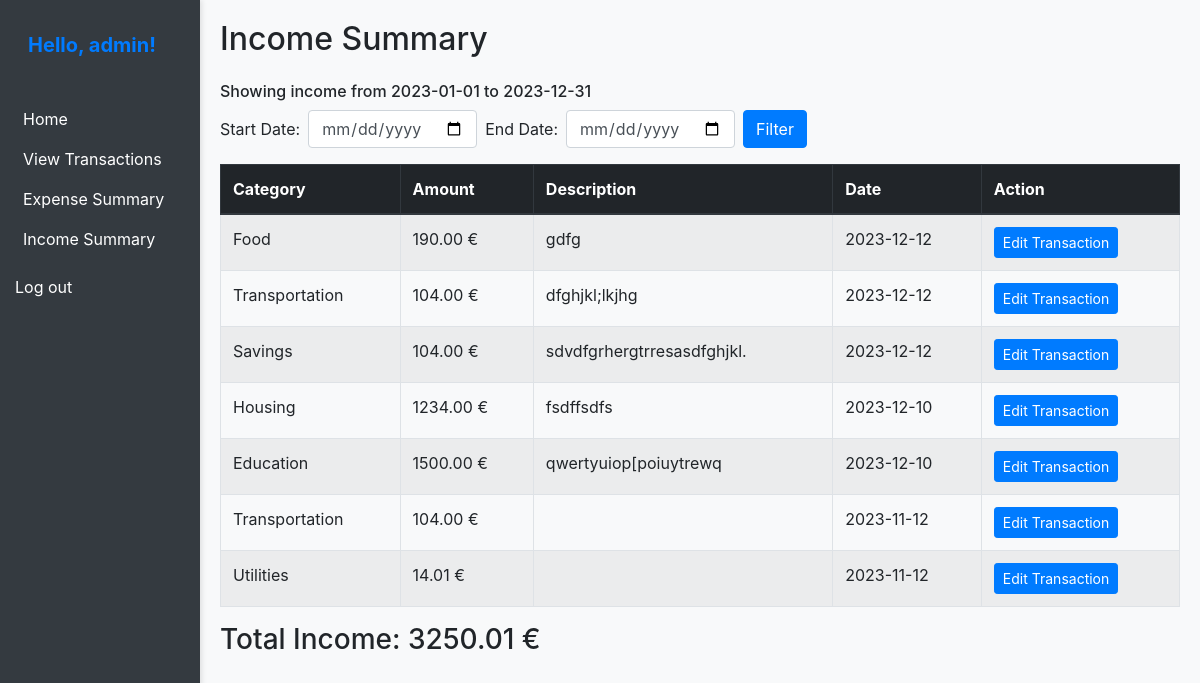
/expense_tracker/income_summary/ (signed in), run on an earlier commit of the app's database.
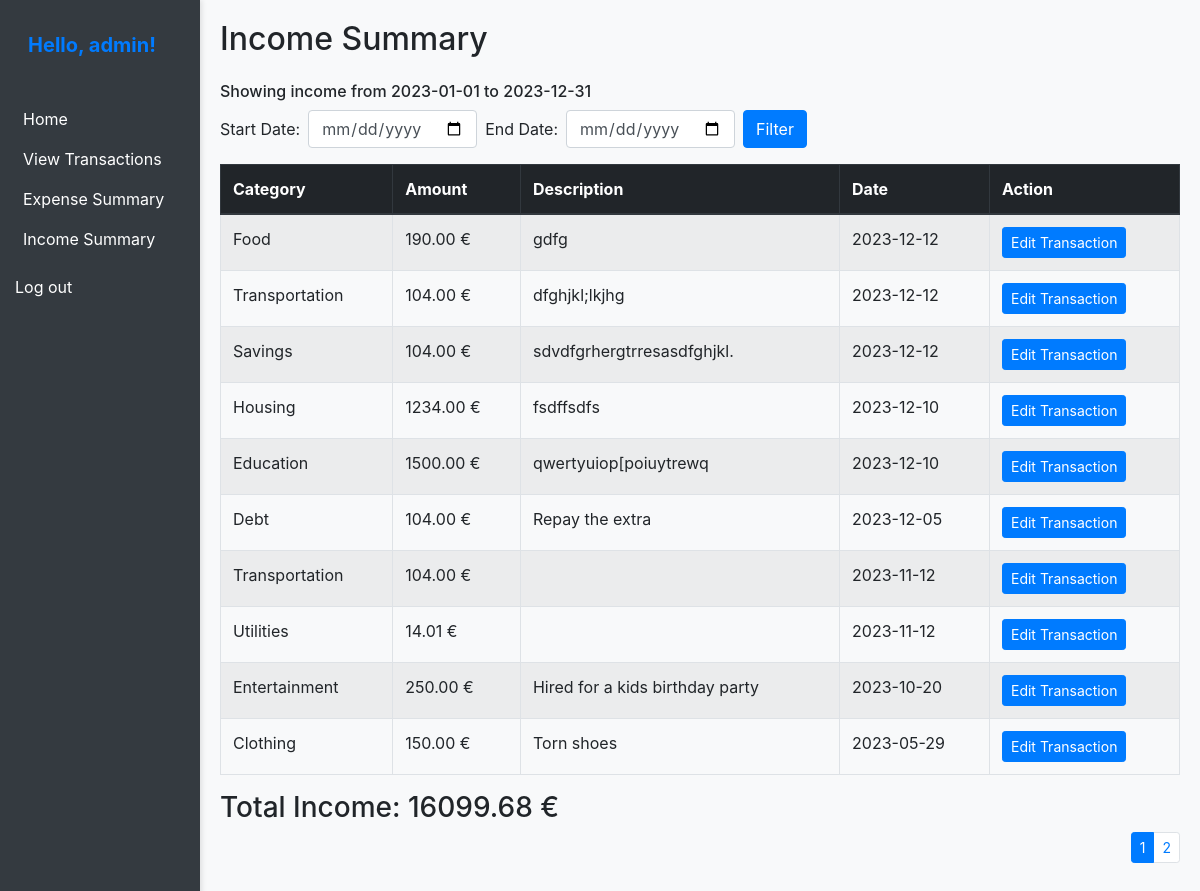
And on a later commit of the database.
### expense_manager/models.py (models this page shows, shortened)
class Transaction(models.Model):
    user = models.ForeignKey(User, on_delete=models.CASCADE)
    amount = models.DecimalField(max_digits=10, decimal_places=2)
    category = models.ForeignKey(Category, on_delete=models.CASCADE)
    description = models.TextField(max_length=50, null=True, blank=True)
    date = models.DateField()
    TRANSACTION_TYPES = [
        ('income', 'Income'),
        ('expense', 'Expense'),
    ]
    transaction_type = models.CharField(max_length=10, choices=TRANSACTION_TYPES)
    class Meta:
        verbose_name = 'Transaction'
        verbose_name_plural = 'Transactions'

class Category(models.Model):
    user = models.ForeignKey(User, on_delete=models.CASCADE, blank=True, null=True)
    CATEGORY_CHOICES = (
        ('a', 'Housing'),
        ('b', 'Transportation'),
        ('c', 'Food'),
        ('d', 'Utilities'),
        ('e', 'Clothing'),
        ('f', 'Medical/Healthcare'),
        ('g', 'Insurance'),
        ('h', 'Household Items/Supplies'),
        ('i', 'Personal'),
        ('j', 'Debt'),
        ('k', 'Retirement'),
        ('l', 'Education'),
        ('m', 'Savings'),
        ('n', 'Gifts/Donations'),
        ('r', 'Entertainment'),
        ('o', 'Other')
    )
    category_name = models.CharField(max_length=1, choices=CATEGORY_CHOICES, blank=True, null=True,
                                     help_text='Categories')
    class Meta:
        verbose_name = 'Category'
        verbose_name_plural = 'Categories'

### expense_manager/views.py (the view)
# urls.py: path('income_summary/', views.income_summary, name='income_summary'),
@login_required
def income_summary(request):
    current_year = timezone.now().year
    start_date = f'{current_year}-01-01'
    end_date = f'{current_year}-12-31'
    if request.method == 'POST':
        start_date = request.POST.get('start_date')
        end_date = request.POST.get('end_date')
    income = Transaction.objects.filter(
        user=request.user,
        transaction_type='income',
        date__range=[start_date, end_date]
    ).order_by('-date', '-id')
    total_income = income.aggregate(Sum('amount'))['amount__sum']
    paginator = Paginator(income, 10)
    page_number = request.GET.get('page')
    income = paginator.get_page(page_number)
    context = {
        'income': income,
        'total_income': total_income,
        'start_date': start_date,
        'end_date': end_date,
    }
    return render(request, 'income_summary.html', context)

### templates/income_summary.html (shortened to what this page needs)
{% extends "base.html" %}
{% block content %}
    <h2 class="mb-4">Income Summary</h2>
    <h6>Showing income from {{ start_date }} to {{ end_date }}</h6>
    <form class="form-inline mb-3" method="post" action="{% url 'income_summary' %}">
        <div class="form-group mr-2">
            <label for="start_date" class="mr-2">Start Date:</label>
            <input type="date" id="start_date" name="start_date" class="form-control" required>
        </div>
        <div class="form-group mr-2">
            <label for="end_date" class="mr-2">End Date:</label>
            <input type="date" id="end_date" name="end_date" class="form-control" required>
        </div>
        <button type="submit" class="btn btn-primary">Filter</button>
    </form>
    {% if income %}
        <table class="table table-bordered table-striped">
            <thead class="thead-dark">
                <tr>
                    <th>Category</th>
                    <th>Amount</th>
                    <th>Description</th>
                    <th>Date</th>
                    <th>Action</th>
                </tr>
            </thead>
            <tbody>
                {% for income in income %}
                    <tr>
                        <td>{{ income.category.get_category_name_display }}</td>
                        <td>{{ income.amount|floatformat:2 }} €</td>
                        <td>{{ income.description }}</td>
                        <td>{{ income.date | date:"Y-m-d" }}</td>
                        <td>
                            <a href="{% url 'edit_transaction' income.id %}" class="btn btn-primary btn-sm">Edit Transaction</a>
                        </td>
                    </tr>
                {% endfor %}
            </tbody>
        </table>
        <h3>Total Income: {{ total_income|floatformat:2 }} €</h3>
    {% else %}
        <p>No income available.</p>
    {% endif %}
    <div>
    {% if income.has_other_pages %}
        <ul class="pagination pagination-sm justify-content-end">
            {% for i in income.paginator.page_range %}
                {% if income.number == i %}
                    <li class="page-item active">
                        <span class="page-link">{{ i }}</span>
                    </li>
                {% else %}
                    <li class="page-item">
                        <a class="page-link" href="?page={{ i }}">{{ i }}</a>
                    </li>
                {% endif %}
            {% endfor %}
        </ul>
    {% endif %}
</div>
{% endblock %}

### templates/base.html (shortened to what this page needs)
<!DOCTYPE html>
<html lang="en">
<head>
    <link rel="stylesheet" href="https://stackpath.bootstrapcdn.com/bootstrap/4.1.3/css/bootstrap.min.css">
    {% load static %}
    <link rel="stylesheet" href="{% static 'css/styles.css' %}">
</head>
<body>
    <div class="container-fluid">
        <div class="row">
            <div class="col-sm-2">
                {% block sidebar %}
                {% if user.is_authenticated %}
                <div class="text-center mb-4">
                    <a class="navbar-brand">
                        <p>Hello, {{ user.get_username }}!</p>
                    </a>
                </div>
                {% endif %}
                <ul class="sidebar-nav">
                    <li><a href="{% url 'index' %}">Home</a></li>
                    <li><a href="{% url 'transaction_list' %}">View Transactions</a></li>
                    <li><a href="{% url 'expense_summary' %}">Expense Summary</a></li>
                    <li><a href="{% url 'income_summary' %}">Income Summary</a></li>
                </ul>
                {% if user.is_authenticated %}
                <a href="{% url 'logout'%}" style="color: #ffffff;">Log out</a>
                {% else %}
                <a href="{% url 'login'%}" style="color: #ffffff;">Log in</a><br>
                <a href="{% url 'register'%}" style="color: #ffffff;">Register</a>
                {% endif %}
                {% endblock %}
            </div>
            <div class="custom-alert-container">
            </div>
            <div class="col-sm-10 ">
                {% block content %}{% endblock %}
            </div>
        </div>
    </div>
</body>
</html>

### expense_manager/static/css/styles.css (style rules this page uses)
.row { margin: 0; height: 100%; }
body { background-color: #f8f9fa; }
.container-fluid { height: 100vh; padding: 0; }
.sidebar-nav { list-style: none; padding: 0; background-color: #343a40; color: #ffffff; }
.sidebar-nav li { padding: 8px; }
.sidebar-nav a { color: #ffffff; text-decoration: none; }
.navbar-brand p { margin: 0; padding: 10px; color: #007bff; font-weight: bold; }
.custom-alert-container { position: fixed; top: 0; right: 0; z-index: 1000; padding: 10px; }
.col-sm-2 { background-color: #343a40; color: #fff; padding: 15px; min-height: 100%; box-shadow: 2px 0 5px rgba(0, 0, 0, 0.1); }
.col-sm-10 { padding: 20px; }

What changed in the data, as far as the page shows it:
added Transaction: category.category_name "Debt", amount "104.00", description "Repay the extra", date "2023-12-05"
added Transaction: category.category_name "Entertainment", amount "250.00", description "Hired for a kids birthday party", date "2023-10-20"
added Transaction: category.category_name "Clothing", amount "150.00", description "Torn shoes", date "2023-05-29"
Also different on the page:
{{ total_income|floatformat:2 }}: "3250.01" → "16099.68"
new list line: "1"
new list line: "2"
